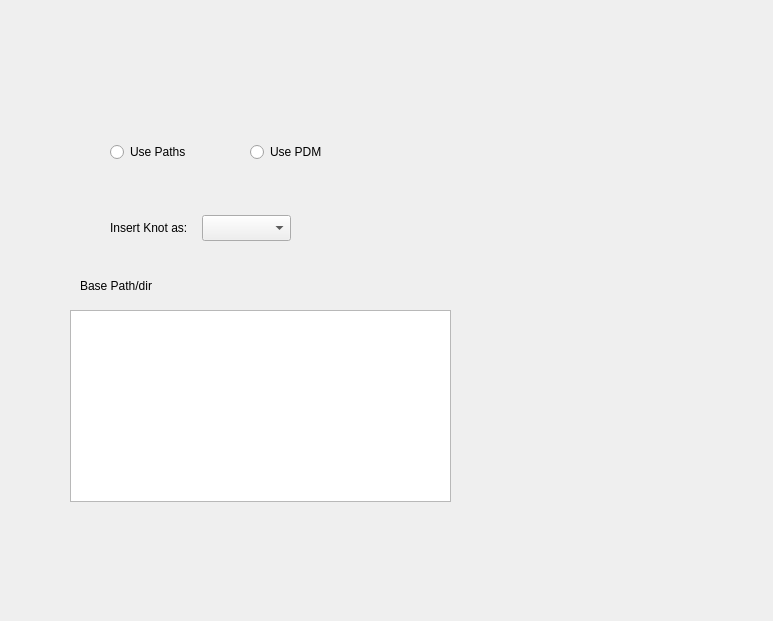
<?xml version="1.0" encoding="UTF-8"?>
<ui version="4.0">
 <class>Form</class>
 <widget class="QWidget" name="Form">
  <property name="geometry">
   <rect>
    <x>0</x>
    <y>0</y>
    <width>773</width>
    <height>621</height>
   </rect>
  </property>
  <property name="windowTitle">
   <string>Form</string>
  </property>
  <widget class="QTableView" name="tableView">
   <property name="geometry">
    <rect>
     <x>70</x>
     <y>310</y>
     <width>381</width>
     <height>192</height>
    </rect>
   </property>
   <property name="showGrid">
    <bool>true</bool>
   </property>
   <property name="sortingEnabled">
    <bool>false</bool>
   </property>
  </widget>
  <widget class="QLabel" name="label">
   <property name="geometry">
    <rect>
     <x>80</x>
     <y>270</y>
     <width>101</width>
     <height>31</height>
    </rect>
   </property>
   <property name="text">
    <string>Base Path/dir</string>
   </property>
  </widget>
  <widget class="QComboBox" name="comboBox">
   <property name="geometry">
    <rect>
     <x>202</x>
     <y>215</y>
     <width>89</width>
     <height>26</height>
    </rect>
   </property>
   <item>
    <property name="text">
     <string/>
    </property>
   </item>
  </widget>
  <widget class="QLabel" name="label_2">
   <property name="geometry">
    <rect>
     <x>110</x>
     <y>220</y>
     <width>81</width>
     <height>16</height>
    </rect>
   </property>
   <property name="text">
    <string>Insert Knot as:</string>
   </property>
  </widget>
  <widget class="QRadioButton" name="radioButton">
   <property name="geometry">
    <rect>
     <x>110</x>
     <y>140</y>
     <width>98</width>
     <height>24</height>
    </rect>
   </property>
   <property name="text">
    <string>Use Paths</string>
   </property>
   <attribute name="buttonGroup">
    <string notr="true">buttonGroup</string>
   </attribute>
  </widget>
  <widget class="QRadioButton" name="radioButton_2">
   <property name="geometry">
    <rect>
     <x>250</x>
     <y>140</y>
     <width>98</width>
     <height>24</height>
    </rect>
   </property>
   <property name="text">
    <string>Use PDM</string>
   </property>
   <attribute name="buttonGroup">
    <string notr="true">buttonGroup</string>
   </attribute>
  </widget>
 </widget>
 <resources/>
 <connections/>
 <buttongroups>
  <buttongroup name="buttonGroup"/>
 </buttongroups>
</ui>
